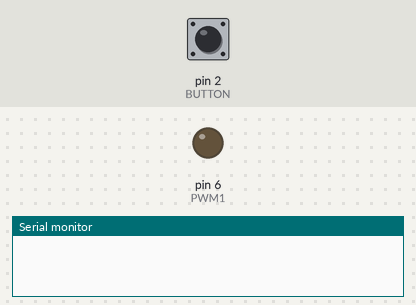
A sketch run on a simulated Arduino Uno, built with avr-gcc and run on an emulated ATmega328P. On the bench: output pins drawn as LEDs (lit = HIGH), the last lines printed to the serial monitor. The test bench sets the inputs (shaded band); at power-on: pin 2 (BUTTON) HIGH.

Above: at 1.2 s.
1.3 s: pin 2 (BUTTON) pulled LOW for 0.15 s
At 2.8 s:
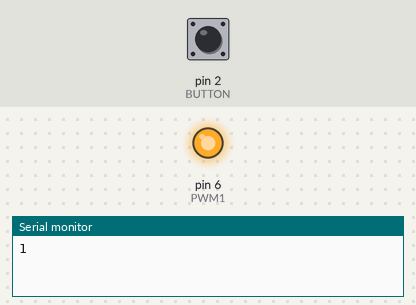
3.5 s: pin 2 (BUTTON) pulled LOW for 1 s
At 5.1 s:
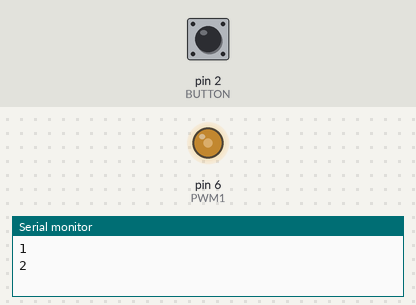
Timing chart, 0 to 6.6 s (numbered marks = the images above; inputs shaded):
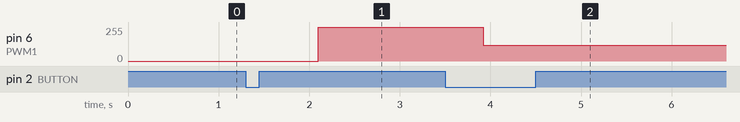

Measured:
- after the input at 1.3 s, pin 6 (PWM1): 0/255 → 255/255 after 0.80 s
- after the input at 3.5 s, pin 6 (PWM1): 255/255 → 120/255 after 0.42 s

The sketch:

Multi-Press_Button_Dimmer_NoNameLight_Mother.ino
```cpp
// (licence header left out)
volatile int count = 0;				// Count button presses, initialize to zero
volatile int currentBrightness1 = 0;  // Keep track of last brightness level, initialize to zero
volatile int setLevel1 = 0;			// Set new target brightness, initialize to zero
const int BUTTON = 2;				// Input button on pin 2
const int PWM1 = 6;					// PWM pin to drive MOSFET on pin 5
const int full = 255;				// Configure brightness levels
const int mid = 120;
const int low = 40;

const int fadeSpeed = 25;			// Fade speed between brightness levels
volatile boolean state = false;		// Should the MOSFET be powered?
unsigned long time;					// Keep track of loop time
unsigned long lastFade;				// Keep track of fading time

void setup() {
  Serial.begin(9600);
  pinMode(BUTTON, INPUT_PULLUP);		// Enable "button" as input pin, internal pull up
  pinMode(PWM1, OUTPUT);				// Enable "PWM" as output pin
  attachInterrupt(digitalPinToInterrupt(BUTTON), buttonPressed, FALLING);	// Call interrupt routine on falling edge
  lastFade = 0;						// Initialize to zero
  analogWrite(PWM1, setLevel1);		// Set PWM output to zero
  // Set PWM frequency prescaler for D5 & D6
  // CAUTION! Changing timer 0 by changing the prescale factor on Timer0 will affect functions millis(), micros(), delay(),...
  TCCR0B = TCCR0B & B11111000 | B00000010;		// set timer 0 divisor to 8 for PWM frequency of 7812.50 Hz (8000 millis ~ 1 second)
} //end setup

void loop() {
  time = millis();	// Global time keeping
  switch (count) {	// Finite state machine to set brightness target levels
    case 0:			// Off
      setLevel1 = 0;
      break;
    case 1:			// Lower on
      setLevel1 = full;
      break;
    case 2:			// Upper on
      setLevel1 = mid;
      break;
    case 3:			// Full on
      setLevel1 = low;
      break;
  }

  fade(setLevel1, time);
} // end loop

void buttonPressed() {
  static unsigned long lastInterrupt = 0;		// Time since last interrupt occurred
  unsigned long interruptTime = millis();		// Time when interrupt occurred
  // If interrupts come faster than 200ms, assume it's a bounce and ignore --> PWM prescaler fix x8
  if (interruptTime - lastInterrupt > 1600) {	// Count three button presses and roll over
    if (count >= 3 || (interruptTime - lastInterrupt > 24000)) {            // If count exceeds 3, roll over to zero
      lastInterrupt = interruptTime;        // Reset debounce timer
      count = 0;
    }
    else if (count >= 0 && count <3) {
      lastInterrupt = interruptTime;				// Reset debounce timer
      count++;
    }
    Serial.println(count);
  }
} // end buttonPressed

void fade(int Target1, unsigned long thisTime) {	// Fade currentLevel to new value
  if (thisTime - lastFade >= fadeSpeed) {
    if (currentBrightness1 + 1 <= Target1) {
      currentBrightness1 += 1;					// Increment currentBrightness
    }
    else if (currentBrightness1 > Target1) {
        currentBrightness1 -= 1;					// Decrement currentBrightness
    }
    analogWrite(PWM1, currentBrightness1);			// Set new brightness level
    lastFade = thisTime;							// Reset fade delay
  }
} // end fade
```
